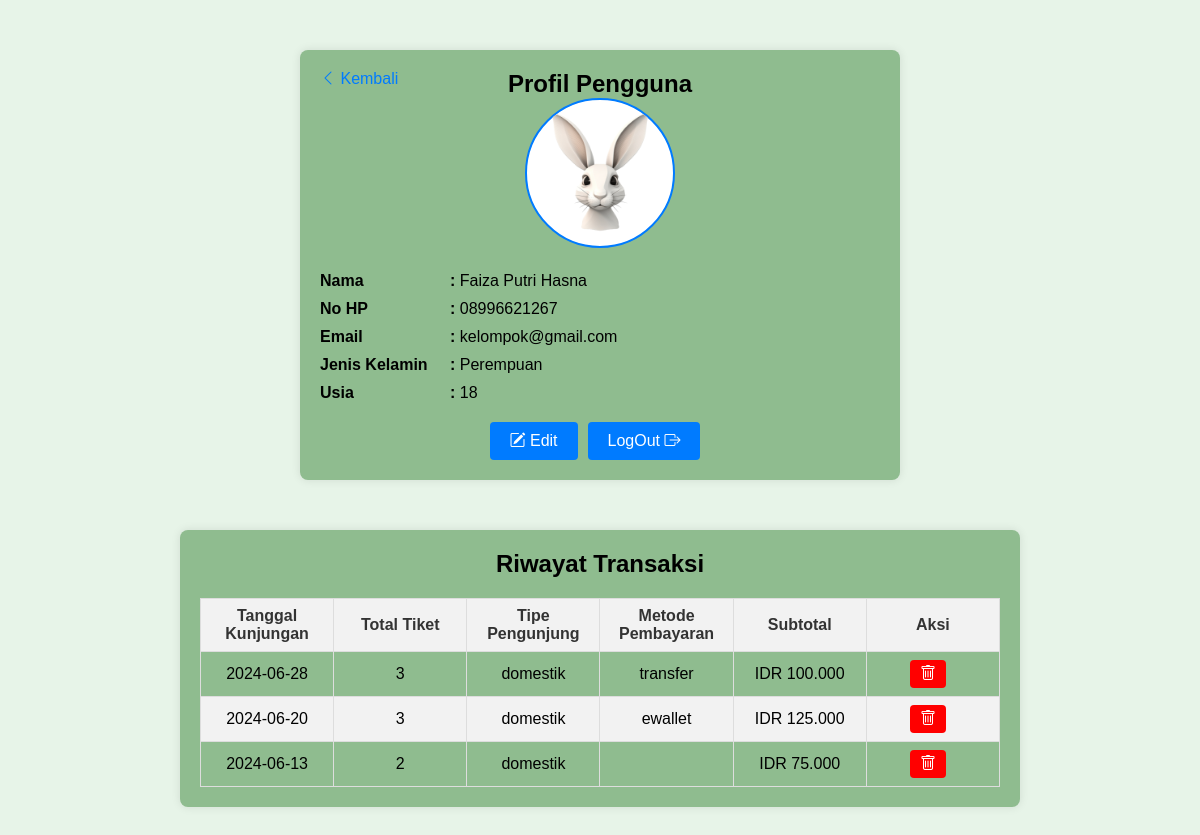
Page /profile.php (signed in) on the committed database.
### tables this page shows
CREATE TABLE `users` (
  `id_users` int(11) NOT NULL,
  `nama` varchar(200) NOT NULL,
  `no_hp` varchar(12) NOT NULL,
  `email` varchar(200) NOT NULL,
  `jenis_kelamin` enum('Laki-laki','Perempuan') NOT NULL,
  `usia` int(11) NOT NULL,
  `password` varchar(200) NOT NULL
);

CREATE TABLE `orders` (
  `id` int(11) NOT NULL,
  `id_users` int(11) NOT NULL,
  `tanggal` date NOT NULL,
  `tipe_pengunjung` varchar(20) NOT NULL,
  `prambanan_dewasa` int(11) NOT NULL,
  `prambanan_anak` int(11) NOT NULL,
  `subtotal` decimal(10,2) NOT NULL,
  `metode_pembayaran` varchar(50) DEFAULT NULL
);

### profile.php (the view, shortened to what this page needs)
<?php
include("php/config.php");
$email = $_SESSION['valid'];
$query = "SELECT * FROM users WHERE email='$email'";
$result = mysqli_query($con, $query);
if ($result) {
    $user = mysqli_fetch_assoc($result);
} else {
    echo "Error fetching user data: " . mysqli_error($con);
    exit;
}
?>
<!DOCTYPE html>
<html lang="id">
<head>
    <link rel="stylesheet" href="css/profilee.css">
    <link rel="stylesheet" href="https://cdn.jsdelivr.net/npm/bootstrap-icons@1.11.3/font/bootstrap-icons.min.css">
</head>
<body>
    <main>
        <div class="container">
            <div class="profile-box">
                <div class="back-button">
                    <a href="home-profile.php"><i class="bi bi-chevron-left"></i> Kembali</a>
                </div>
                <h2>Profil Pengguna</h2>
                <div class="profile-picture">
                    <img src="gallery/profil.png" alt="Foto Profil">
                </div>
                <div class="profile-info">
                    <div class="info-item">
                        <span>Nama</span>
                        <p><b>:</b> <?php echo $user['nama']; ?></p>
                    </div>
                    <div class="info-item">
                        <span>No HP</span>
                        <p><b>:</b> <?php echo $user['no_hp']; ?></p>
                    </div>
                    <div class="info-item">
                        <span>Email</span>
                        <p><b>:</b> <?php echo $user['email']; ?></p>
                    </div>
                    <div class="info-item">
                        <span>Jenis Kelamin</span>
                        <p><b>:</b> <?php echo $user['jenis_kelamin']; ?></p>
                    </div>
                    <div class="info-item">
                        <span>Usia</span>
                        <p><b>:</b> <?php echo $user['usia']; ?></p>
                    </div>
                </div>
                <div class="profile-actions">
                    <button onclick="window.location.href='edit_profile.php'"><i class="bi bi-pencil-square"></i> Edit</button>
                    <button onclick="confirmLogout()">LogOut <i class="bi bi-box-arrow-right"></i></button>
                </div>
            </div>
        </div>
        <div class="transaction-container">
            <h2 align="center">Riwayat Transaksi</h2>
            <div class="transaction-history">
                <table>
                    <thead>
                        <tr>
                            <th>Tanggal Kunjungan</th>
                            <th>Total Tiket</th>
                            <th>Tipe Pengunjung</th>
                            <th>Metode Pembayaran</th>
                            <th>Subtotal</th>
                            <th>Aksi</th>
                        </tr>
                    </thead>
                    <tbody>
                        <?php
                        $id_users = $user['id_users'];
                        $query_transaksi = "SELECT * FROM orders WHERE id_users='$id_users' ORDER BY tanggal DESC";
                        $result_transaksi = mysqli_query($con, $query_transaksi);
                        if (mysqli_num_rows($result_transaksi) > 0) {
                            while ($transaksi = mysqli_fetch_assoc($result_transaksi)) {
                                echo "<tr>";
                                echo "<td>" . $transaksi['tanggal'] . "</td>";
                                echo "<td>" . ($transaksi['prambanan_dewasa'] + $transaksi['prambanan_anak']) . "</td>";
                                echo "<td>" . $transaksi['tipe_pengunjung'] . "</td>";
                                echo "<td>" . $transaksi['metode_pembayaran'] . "</td>";
                                echo "<td>IDR " . number_format($transaksi['subtotal'], 0, ',', '.') . "</td>";
                                echo "<td><button onclick=\"confirmDelete(" . $transaksi['id'] . ")\"><i class='bi bi-trash'></i></button></td>";
                                echo "</tr>";
                            }
                        } else {
                            echo "<tr><td colspan='6'>Tidak ada riwayat transaksi.</td></tr>";
                        }
                        ?>
                    </tbody>
                </table>
            </div>
        </div>
    </main>
</body>
</html>

### css/profilee.css (style rules this page uses)
* { margin: 0; padding: 0; box-sizing: border-box; }
body { font-family: Arial, sans-serif; background-color: #e7f4e8; }
.container { max-width: 600px; margin: 50px auto; padding: 20px; background-color: #8fbc8f; border-radius: 8px; box-shadow: 0 0 10px rgba(0, 0, 0, 0.1); position: relative; }
.back-button { position: absolute; top: 20px; left: 20px; }
.back-button a { text-decoration: none; color: #007bff; font-size: 16px; }
.profile-box { text-align: center; }
.profile-picture { margin-bottom: 20px; }
.profile-picture img { width: 150px; height: 150px; border-radius: 50%; object-fit: cover; background-color: #fff; border: 2px solid #007bff; }
.profile-info { display: flex; flex-direction: column; gap: 10px; }
.info-item { display: flex; align-items: center; }
.info-item span { min-width: 120px; font-weight: bold; display: inline-block; text-align: left; }
.info-item p { margin-left: 10px; }
.profile-actions { display: flex; justify-content: center; margin-top: 20px; }
.profile-actions button { background-color: #007bff; color: #fff; padding: 10px 20px; border: none; border-radius: 4px; cursor: pointer; font-size: 16px; margin-right: 10px; }
.transaction-container { width: 70%; margin: 50px auto; padding: 20px; background-color: #8fbc8f; border-radius: 8px; box-shadow: 0 0 10px rgba(0, 0, 0, 0.1); overflow: auto; }
.transaction-history table { width: 100%; border-collapse: collapse; margin-top: 20px; table-layout: fixed; }
.transaction-history th, .transaction-history td { border: 1px solid #ddd; padding: 8px; text-align: center; word-wrap: break-word; vertical-align: middle; }
.transaction-history th { background-color: #f2f2f2; color: #333; }
.transaction-history tr:nth-child(even) { background-color: #f2f2f2; }
.transaction-history td:last-child { text-align: center; }
.transaction-history button { background-color: red; color: #fff; padding: 5px 10px; border: none; border-radius: 4px; cursor: pointer; font-size: 16px; margin-right: 10px; }

### rows in the picture
users: nama "Faiza Putri Hasna", no_hp "08996621267", email "kelompok@gmail.com", jenis_kelamin "Perempuan", usia "18"
orders: tanggal "2024-06-28", $transaksi['prambanan_dewasa'] + $transaksi['prambanan_anak'] "3", tipe_pengunjung "domestik", metode_pembayaran "transfer", subtotal "100.000"
orders: tanggal "2024-06-20", $transaksi['prambanan_dewasa'] + $transaksi['prambanan_anak'] "3", tipe_pengunjung "domestik", metode_pembayaran "ewallet", subtotal "125.000"
orders: tanggal "2024-06-13", $transaksi['prambanan_dewasa'] + $transaksi['prambanan_anak'] "2", tipe_pengunjung "domestik", subtotal "75.000"
